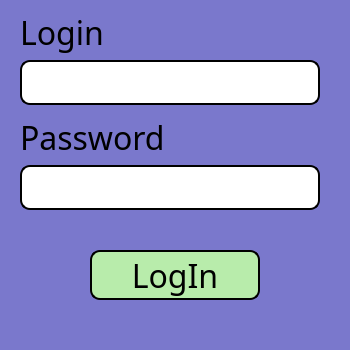
<?xml version="1.0" encoding="UTF-8"?>
<ui version="4.0">
 <class>Form</class>
 <widget class="QWidget" name="Form">
  <property name="geometry">
   <rect>
    <x>0</x>
    <y>0</y>
    <width>350</width>
    <height>350</height>
   </rect>
  </property>
  <property name="sizePolicy">
   <sizepolicy hsizetype="Fixed" vsizetype="Fixed">
    <horstretch>0</horstretch>
    <verstretch>0</verstretch>
   </sizepolicy>
  </property>
  <property name="minimumSize">
   <size>
    <width>350</width>
    <height>350</height>
   </size>
  </property>
  <property name="maximumSize">
   <size>
    <width>350</width>
    <height>350</height>
   </size>
  </property>
  <property name="windowTitle">
   <string>Form</string>
  </property>
  <property name="styleSheet">
   <string notr="true">background-color: rgb(122, 120, 204);</string>
  </property>
  <widget class="QLineEdit" name="login_line_edit">
   <property name="geometry">
    <rect>
     <x>20</x>
     <y>60</y>
     <width>300</width>
     <height>45</height>
    </rect>
   </property>
   <property name="font">
    <font>
     <family>Calibri Light</family>
     <pointsize>18</pointsize>
    </font>
   </property>
   <property name="styleSheet">
    <string notr="true">border-radius: 10px;
background-color: rgb(255, 255, 255);
border: 2px solid black;</string>
   </property>
   <property name="maxLength">
    <number>20</number>
   </property>
  </widget>
  <widget class="QLineEdit" name="password_line_edit">
   <property name="geometry">
    <rect>
     <x>20</x>
     <y>165</y>
     <width>300</width>
     <height>45</height>
    </rect>
   </property>
   <property name="font">
    <font>
     <family>Calibri Light</family>
     <pointsize>18</pointsize>
    </font>
   </property>
   <property name="styleSheet">
    <string notr="true">border-radius: 10px;
background-color: rgb(255, 255, 255);
border: 2px solid black;</string>
   </property>
   <property name="maxLength">
    <number>18</number>
   </property>
  </widget>
  <widget class="QLabel" name="label">
   <property name="geometry">
    <rect>
     <x>20</x>
     <y>10</y>
     <width>111</width>
     <height>45</height>
    </rect>
   </property>
   <property name="font">
    <font>
     <family>Calibri Light</family>
     <pointsize>24</pointsize>
     <italic>false</italic>
     <underline>false</underline>
     <strikeout>false</strikeout>
    </font>
   </property>
   <property name="text">
    <string>Login</string>
   </property>
  </widget>
  <widget class="QLabel" name="label_2">
   <property name="geometry">
    <rect>
     <x>20</x>
     <y>115</y>
     <width>171</width>
     <height>45</height>
    </rect>
   </property>
   <property name="font">
    <font>
     <family>Calibri Light</family>
     <pointsize>24</pointsize>
     <italic>false</italic>
     <underline>false</underline>
     <strikeout>false</strikeout>
    </font>
   </property>
   <property name="text">
    <string>Password</string>
   </property>
  </widget>
  <widget class="QPushButton" name="login_button">
   <property name="geometry">
    <rect>
     <x>90</x>
     <y>250</y>
     <width>170</width>
     <height>50</height>
    </rect>
   </property>
   <property name="font">
    <font>
     <family>Calibri Light</family>
     <pointsize>24</pointsize>
    </font>
   </property>
   <property name="styleSheet">
    <string notr="true">border-radius: 10px;
background-color: rgb(184, 236, 171);
border: 2px solid black;</string>
   </property>
   <property name="text">
    <string>LogIn</string>
   </property>
   <property name="flat">
    <bool>false</bool>
   </property>
  </widget>
  <zorder>label</zorder>
  <zorder>label_2</zorder>
  <zorder>login_button</zorder>
  <zorder>login_line_edit</zorder>
  <zorder>password_line_edit</zorder>
 </widget>
 <resources/>
 <connections/>
</ui>
